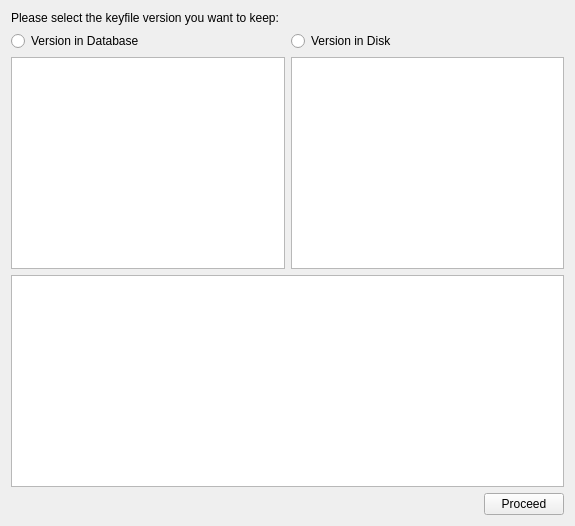
<?xml version="1.0" encoding="UTF-8"?>
<ui version="4.0">
 <class>Replace</class>
 <widget class="QWidget" name="Replace">
  <property name="geometry">
   <rect>
    <x>0</x>
    <y>0</y>
    <width>575</width>
    <height>526</height>
   </rect>
  </property>
  <property name="windowTitle">
   <string>Mismatch detected in keyfiles.</string>
  </property>
  <layout class="QVBoxLayout" name="verticalLayout">
   <item>
    <widget class="QLabel" name="label">
     <property name="toolTip">
      <string>Choose the version of the keyfile to retain</string>
     </property>
     <property name="text">
      <string>Please select the keyfile version you want to keep:</string>
     </property>
    </widget>
   </item>
   <item>
    <layout class="QHBoxLayout" name="horizontalLayout">
     <property name="topMargin">
      <number>0</number>
     </property>
     <item>
      <widget class="QRadioButton" name="dbRadioButton">
       <property name="toolTip">
        <string>Keep the keyfile stored in the database</string>
       </property>
       <property name="text">
        <string>Version in Database</string>
       </property>
      </widget>
     </item>
     <item>
      <widget class="QRadioButton" name="diskRadioButton">
       <property name="toolTip">
        <string>Keep the keyfile stored on disk</string>
       </property>
       <property name="text">
        <string>Version in Disk</string>
       </property>
      </widget>
     </item>
    </layout>
   </item>
   <item>
    <layout class="QHBoxLayout" name="horizontalLayout_2">
     <property name="topMargin">
      <number>0</number>
     </property>
     <item>
      <widget class="QTreeView" name="dbTreeView">
       <property name="toolTip">
        <string>Keyfile content from the database</string>
       </property>
      </widget>
     </item>
     <item>
      <widget class="QTreeView" name="diskTreeView">
       <property name="toolTip">
        <string>Keyfile content from the disk</string>
       </property>
      </widget>
     </item>
    </layout>
   </item>
   <item>
    <widget class="QTextBrowser" name="textBrowser">
     <property name="toolTip">
      <string>Details of the selected file</string>
     </property>
    </widget>
   </item>
   <item>
    <layout class="QHBoxLayout" name="horizontalButtonlLayout">
     <property name="topMargin">
      <number>0</number>
     </property>
     <property name="rightMargin">
      <number>0</number>
     </property>
     <item>
      <spacer name="horizontalSpacer">
       <property name="orientation">
        <enum>Qt::Horizontal</enum>
       </property>
       <property name="sizeHint" stdset="0">
        <size>
         <width>40</width>
         <height>20</height>
        </size>
       </property>
      </spacer>
     </item>
     <item>
      <widget class="QPushButton" name="saveButton">
       <property name="toolTip">
        <string>Save the selected keyfile version</string>
       </property>
       <property name="text">
        <string>Proceed</string>
       </property>
      </widget>
     </item>
    </layout>
   </item>
  </layout>
 </widget>
 <resources/>
 <connections/>
</ui>
